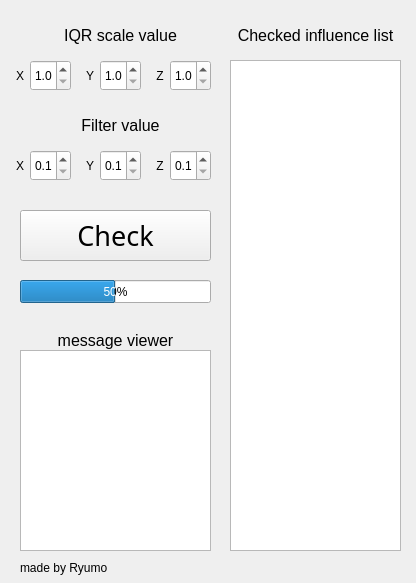
<?xml version="1.0" encoding="UTF-8"?>
<ui version="4.0">
 <class>SkinWeightChecker</class>
 <widget class="QWidget" name="SkinWeightChecker">
  <property name="geometry">
   <rect>
    <x>0</x>
    <y>0</y>
    <width>416</width>
    <height>583</height>
   </rect>
  </property>
  <property name="windowTitle">
   <string>SkinWeightChecker</string>
  </property>
  <widget class="QLabel" name="label">
   <property name="geometry">
    <rect>
     <x>230</x>
     <y>20</y>
     <width>171</width>
     <height>31</height>
    </rect>
   </property>
   <property name="font">
    <font>
     <pointsize>12</pointsize>
    </font>
   </property>
   <property name="text">
    <string>Checked influence list</string>
   </property>
   <property name="alignment">
    <set>Qt::AlignCenter</set>
   </property>
  </widget>
  <widget class="QDoubleSpinBox" name="x_scale_value">
   <property name="geometry">
    <rect>
     <x>30</x>
     <y>60</y>
     <width>41</width>
     <height>31</height>
    </rect>
   </property>
   <property name="decimals">
    <number>1</number>
   </property>
   <property name="minimum">
    <double>1.000000000000000</double>
   </property>
   <property name="maximum">
    <double>10.000000000000000</double>
   </property>
   <property name="singleStep">
    <double>0.100000000000000</double>
   </property>
  </widget>
  <widget class="QDoubleSpinBox" name="y_scale_value">
   <property name="geometry">
    <rect>
     <x>100</x>
     <y>60</y>
     <width>41</width>
     <height>31</height>
    </rect>
   </property>
   <property name="decimals">
    <number>1</number>
   </property>
   <property name="minimum">
    <double>1.000000000000000</double>
   </property>
   <property name="maximum">
    <double>10.000000000000000</double>
   </property>
   <property name="singleStep">
    <double>0.100000000000000</double>
   </property>
  </widget>
  <widget class="QDoubleSpinBox" name="z_scale_value">
   <property name="geometry">
    <rect>
     <x>170</x>
     <y>60</y>
     <width>41</width>
     <height>31</height>
    </rect>
   </property>
   <property name="decimals">
    <number>1</number>
   </property>
   <property name="minimum">
    <double>1.000000000000000</double>
   </property>
   <property name="maximum">
    <double>10.000000000000000</double>
   </property>
   <property name="singleStep">
    <double>0.100000000000000</double>
   </property>
  </widget>
  <widget class="QLabel" name="label_2">
   <property name="geometry">
    <rect>
     <x>10</x>
     <y>60</y>
     <width>20</width>
     <height>31</height>
    </rect>
   </property>
   <property name="text">
    <string>X</string>
   </property>
   <property name="alignment">
    <set>Qt::AlignCenter</set>
   </property>
  </widget>
  <widget class="QLabel" name="label_3">
   <property name="geometry">
    <rect>
     <x>80</x>
     <y>60</y>
     <width>20</width>
     <height>31</height>
    </rect>
   </property>
   <property name="text">
    <string>Y</string>
   </property>
   <property name="alignment">
    <set>Qt::AlignCenter</set>
   </property>
  </widget>
  <widget class="QLabel" name="label_4">
   <property name="geometry">
    <rect>
     <x>150</x>
     <y>60</y>
     <width>20</width>
     <height>31</height>
    </rect>
   </property>
   <property name="text">
    <string>Z</string>
   </property>
   <property name="alignment">
    <set>Qt::AlignCenter</set>
   </property>
  </widget>
  <widget class="QLabel" name="label_5">
   <property name="geometry">
    <rect>
     <x>30</x>
     <y>20</y>
     <width>181</width>
     <height>31</height>
    </rect>
   </property>
   <property name="font">
    <font>
     <pointsize>12</pointsize>
     <weight>50</weight>
     <bold>false</bold>
    </font>
   </property>
   <property name="text">
    <string>IQR scale value</string>
   </property>
   <property name="alignment">
    <set>Qt::AlignCenter</set>
   </property>
  </widget>
  <widget class="QLabel" name="label_6">
   <property name="geometry">
    <rect>
     <x>30</x>
     <y>110</y>
     <width>181</width>
     <height>31</height>
    </rect>
   </property>
   <property name="font">
    <font>
     <pointsize>12</pointsize>
     <weight>50</weight>
     <bold>false</bold>
    </font>
   </property>
   <property name="text">
    <string>Filter value</string>
   </property>
   <property name="alignment">
    <set>Qt::AlignCenter</set>
   </property>
  </widget>
  <widget class="QDoubleSpinBox" name="y_filter_value">
   <property name="geometry">
    <rect>
     <x>100</x>
     <y>150</y>
     <width>41</width>
     <height>31</height>
    </rect>
   </property>
   <property name="decimals">
    <number>1</number>
   </property>
   <property name="minimum">
    <double>0.100000000000000</double>
   </property>
   <property name="maximum">
    <double>1.000000000000000</double>
   </property>
   <property name="singleStep">
    <double>0.100000000000000</double>
   </property>
   <property name="value">
    <double>0.100000000000000</double>
   </property>
  </widget>
  <widget class="QDoubleSpinBox" name="x_filter_value">
   <property name="geometry">
    <rect>
     <x>30</x>
     <y>150</y>
     <width>41</width>
     <height>31</height>
    </rect>
   </property>
   <property name="decimals">
    <number>1</number>
   </property>
   <property name="minimum">
    <double>0.100000000000000</double>
   </property>
   <property name="maximum">
    <double>1.000000000000000</double>
   </property>
   <property name="singleStep">
    <double>0.100000000000000</double>
   </property>
   <property name="value">
    <double>0.100000000000000</double>
   </property>
  </widget>
  <widget class="QDoubleSpinBox" name="z_filter_value">
   <property name="geometry">
    <rect>
     <x>170</x>
     <y>150</y>
     <width>41</width>
     <height>31</height>
    </rect>
   </property>
   <property name="decimals">
    <number>1</number>
   </property>
   <property name="minimum">
    <double>0.100000000000000</double>
   </property>
   <property name="maximum">
    <double>1.000000000000000</double>
   </property>
   <property name="singleStep">
    <double>0.100000000000000</double>
   </property>
   <property name="value">
    <double>0.100000000000000</double>
   </property>
  </widget>
  <widget class="QLabel" name="label_7">
   <property name="geometry">
    <rect>
     <x>80</x>
     <y>150</y>
     <width>20</width>
     <height>31</height>
    </rect>
   </property>
   <property name="text">
    <string>Y</string>
   </property>
   <property name="alignment">
    <set>Qt::AlignCenter</set>
   </property>
  </widget>
  <widget class="QLabel" name="label_8">
   <property name="geometry">
    <rect>
     <x>10</x>
     <y>150</y>
     <width>20</width>
     <height>31</height>
    </rect>
   </property>
   <property name="text">
    <string>X</string>
   </property>
   <property name="alignment">
    <set>Qt::AlignCenter</set>
   </property>
  </widget>
  <widget class="QLabel" name="label_9">
   <property name="geometry">
    <rect>
     <x>150</x>
     <y>150</y>
     <width>20</width>
     <height>31</height>
    </rect>
   </property>
   <property name="text">
    <string>Z</string>
   </property>
   <property name="alignment">
    <set>Qt::AlignCenter</set>
   </property>
  </widget>
  <widget class="QPushButton" name="check_button">
   <property name="geometry">
    <rect>
     <x>20</x>
     <y>210</y>
     <width>191</width>
     <height>51</height>
    </rect>
   </property>
   <property name="font">
    <font>
     <family>Adobe Arabic</family>
     <pointsize>20</pointsize>
     <weight>50</weight>
     <bold>false</bold>
    </font>
   </property>
   <property name="text">
    <string>Check</string>
   </property>
  </widget>
  <widget class="QProgressBar" name="progress_bar">
   <property name="geometry">
    <rect>
     <x>20</x>
     <y>280</y>
     <width>191</width>
     <height>23</height>
    </rect>
   </property>
   <property name="value">
    <number>50</number>
   </property>
   <property name="alignment">
    <set>Qt::AlignCenter</set>
   </property>
  </widget>
  <widget class="QLabel" name="label_10">
   <property name="geometry">
    <rect>
     <x>20</x>
     <y>560</y>
     <width>211</width>
     <height>16</height>
    </rect>
   </property>
   <property name="text">
    <string>made by Ryumo</string>
   </property>
  </widget>
  <widget class="QListWidget" name="list_widget">
   <property name="geometry">
    <rect>
     <x>230</x>
     <y>60</y>
     <width>171</width>
     <height>491</height>
    </rect>
   </property>
  </widget>
  <widget class="QTextBrowser" name="message_browser">
   <property name="geometry">
    <rect>
     <x>20</x>
     <y>350</y>
     <width>191</width>
     <height>201</height>
    </rect>
   </property>
  </widget>
  <widget class="QLabel" name="label_11">
   <property name="geometry">
    <rect>
     <x>20</x>
     <y>330</y>
     <width>191</width>
     <height>20</height>
    </rect>
   </property>
   <property name="font">
    <font>
     <pointsize>12</pointsize>
     <weight>50</weight>
     <bold>false</bold>
    </font>
   </property>
   <property name="text">
    <string>message viewer</string>
   </property>
   <property name="alignment">
    <set>Qt::AlignCenter</set>
   </property>
  </widget>
 </widget>
 <resources/>
 <connections/>
</ui>
